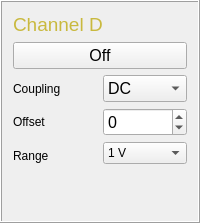
          <widget class="QFrame" name="frame_25">
           <property name="minimumSize">
            <size>
             <width>190</width>
             <height>140</height>
            </size>
           </property>
           <property name="frameShape">
            <enum>QFrame::Box</enum>
           </property>
           <property name="frameShadow">
            <enum>QFrame::Raised</enum>
           </property>
           <layout class="QGridLayout" name="gridLayout_8">
            <item row="0" column="0">
             <widget class="QLabel" name="label_31">
              <property name="text">
               <string>&lt;html&gt;&lt;head/&gt;&lt;body&gt;&lt;p&gt;&lt;span style=&quot; font-size:14pt; color:#c9b93e;&quot;&gt;Channel D&lt;/span&gt;&lt;/p&gt;&lt;/body&gt;&lt;/html&gt;</string>
              </property>
             </widget>
            </item>
            <item row="1" column="0">
             <widget class="QPushButton" name="ChannelDButton">
              <property name="font">
               <font>
                <pointsize>12</pointsize>
                <weight>50</weight>
                <bold>false</bold>
               </font>
              </property>
              <property name="text">
               <string>Off</string>
              </property>
             </widget>
            </item>
            <item row="2" column="0">
             <layout class="QHBoxLayout" name="horizontalLayout_9">
              <property name="sizeConstraint">
               <enum>QLayout::SetMinimumSize</enum>
              </property>
              <property name="leftMargin">
               <number>0</number>
              </property>
              <item>
               <layout class="QVBoxLayout" name="verticalLayout_25">
                <item>
                 <widget class="QLabel" name="label_32">
                  <property name="minimumSize">
                   <size>
                    <width>65</width>
                    <height>20</height>
                   </size>
                  </property>
                  <property name="toolTip">
                   <string>Time between two divisons</string>
                  </property>
                  <property name="text">
                   <string>&lt;html&gt;&lt;head/&gt;&lt;body&gt;&lt;p&gt;Coupling&lt;/p&gt;&lt;/body&gt;&lt;/html&gt;</string>
                  </property>
                 </widget>
                </item>
                <item>
                 <widget class="QLabel" name="label_33">
                  <property name="minimumSize">
                   <size>
                    <width>65</width>
                    <height>20</height>
                   </size>
                  </property>
                  <property name="toolTip">
                   <string>Time between two divisons</string>
                  </property>
                  <property name="text">
                   <string>&lt;html&gt;&lt;head/&gt;&lt;body&gt;&lt;p&gt;Offset&lt;/p&gt;&lt;/body&gt;&lt;/html&gt;</string>
                  </property>
                 </widget>
                </item>
                <item>
                 <widget class="QLabel" name="label_29">
                  <property name="text">
                   <string>Range</string>
                  </property>
                 </widget>
                </item>
               </layout>
              </item>
              <item>
               <layout class="QVBoxLayout" name="verticalLayout_26">
                <item>
                 <widget class="QComboBox" name="ChannelDCouplingComboBox">
                  <property name="minimumSize">
                   <size>
                    <width>45</width>
                    <height>25</height>
                   </size>
                  </property>
                  <property name="font">
                   <font>
                    <pointsize>12</pointsize>
                    <weight>50</weight>
                    <bold>false</bold>
                   </font>
                  </property>
                  <item>
                   <property name="text">
                    <string>DC</string>
                   </property>
                  </item>
                  <item>
                   <property name="text">
                    <string>AC</string>
                   </property>
                  </item>
                 </widget>
                </item>
                <item>
                 <widget class="QSpinBox" name="ChannelDOffsetSpinBox">
                  <property name="minimumSize">
                   <size>
                    <width>45</width>
                    <height>0</height>
                   </size>
                  </property>
                  <property name="font">
                   <font>
                    <pointsize>12</pointsize>
                    <weight>50</weight>
                    <bold>false</bold>
                   </font>
                  </property>
                  <property name="toolTip">
                   <string>Time between two divisons</string>
                  </property>
                  <property name="minimum">
                   <number>-20000</number>
                  </property>
                  <property name="maximum">
                   <number>20000</number>
                  </property>
                  <property name="singleStep">
                   <number>100</number>
                  </property>
                 </widget>
                </item>
                <item>
                 <widget class="QComboBox" name="ChDRangeBox">
                  <property name="currentText">
                   <string>1 V</string>
                  </property>
                  <property name="currentIndex">
                   <number>6</number>
                  </property>
                  <item>
                   <property name="text">
                    <string>10 mV</string>
                   </property>
                  </item>
                  <item>
                   <property name="text">
                    <string>20 mV</string>
                   </property>
                  </item>
                  <item>
                   <property name="text">
                    <string>50 mV</string>
                   </property>
                  </item>
                  <item>
                   <property name="text">
                    <string>100 mV</string>
                   </property>
                  </item>
                  <item>
                   <property name="text">
                    <string>200 mV</string>
                   </property>
                  </item>
                  <item>
                   <property name="text">
                    <string>500 mV</string>
                   </property>
                  </item>
                  <item>
                   <property name="text">
                    <string>1 V</string>
                   </property>
                  </item>
                  <item>
                   <property name="text">
                    <string>2 V</string>
                   </property>
                  </item>
                  <item>
                   <property name="text">
                    <string>5 V</string>
                   </property>
                  </item>
                  <item>
                   <property name="text">
                    <string>10 V</string>
                   </property>
                  </item>
                  <item>
                   <property name="text">
                    <string>20 V</string>
                   </property>
                  </item>
                  <item>
                   <property name="text">
                    <string>50 V</string>
                   </property>
                  </item>
                 </widget>
                </item>
                <item>
                 <widget class="QFrame" name="frame_30">
                  <property name="frameShape">
                   <enum>QFrame::StyledPanel</enum>
                  </property>
                  <property name="frameShadow">
                   <enum>QFrame::Raised</enum>
                  </property>
                 </widget>
                </item>
               </layout>
              </item>
             </layout>
            </item>
            <item row="3" column="0">
             <spacer name="verticalSpacer_4">
              <property name="orientation">
               <enum>Qt::Vertical</enum>
              </property>
              <property name="sizeHint" stdset="0">
               <size>
                <width>20</width>
                <height>40</height>
               </size>
              </property>
             </spacer>
            </item>
           </layout>
          </widget>
